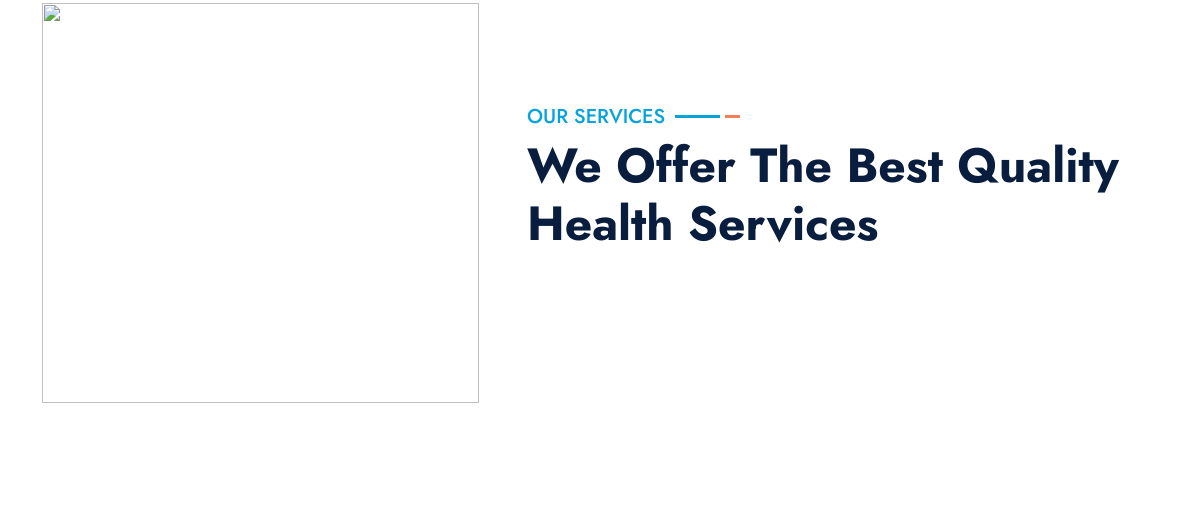
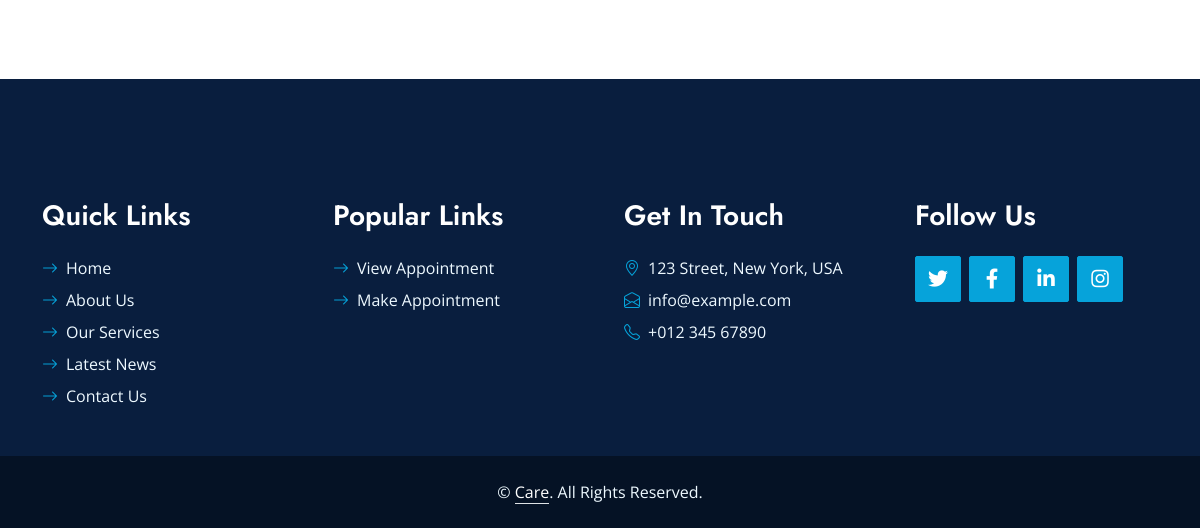
Page /userside/service.php (lower part) on the earlier database version (2 pictures, top to bottom).
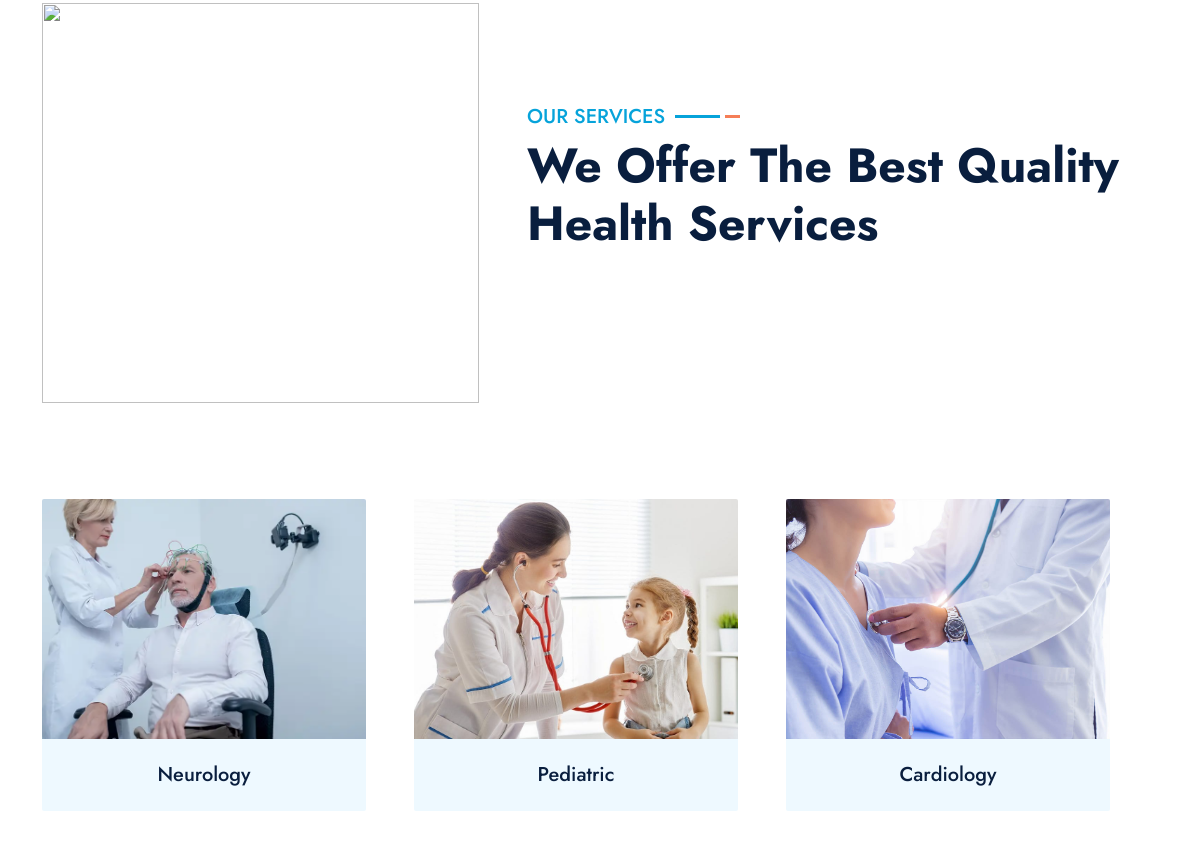
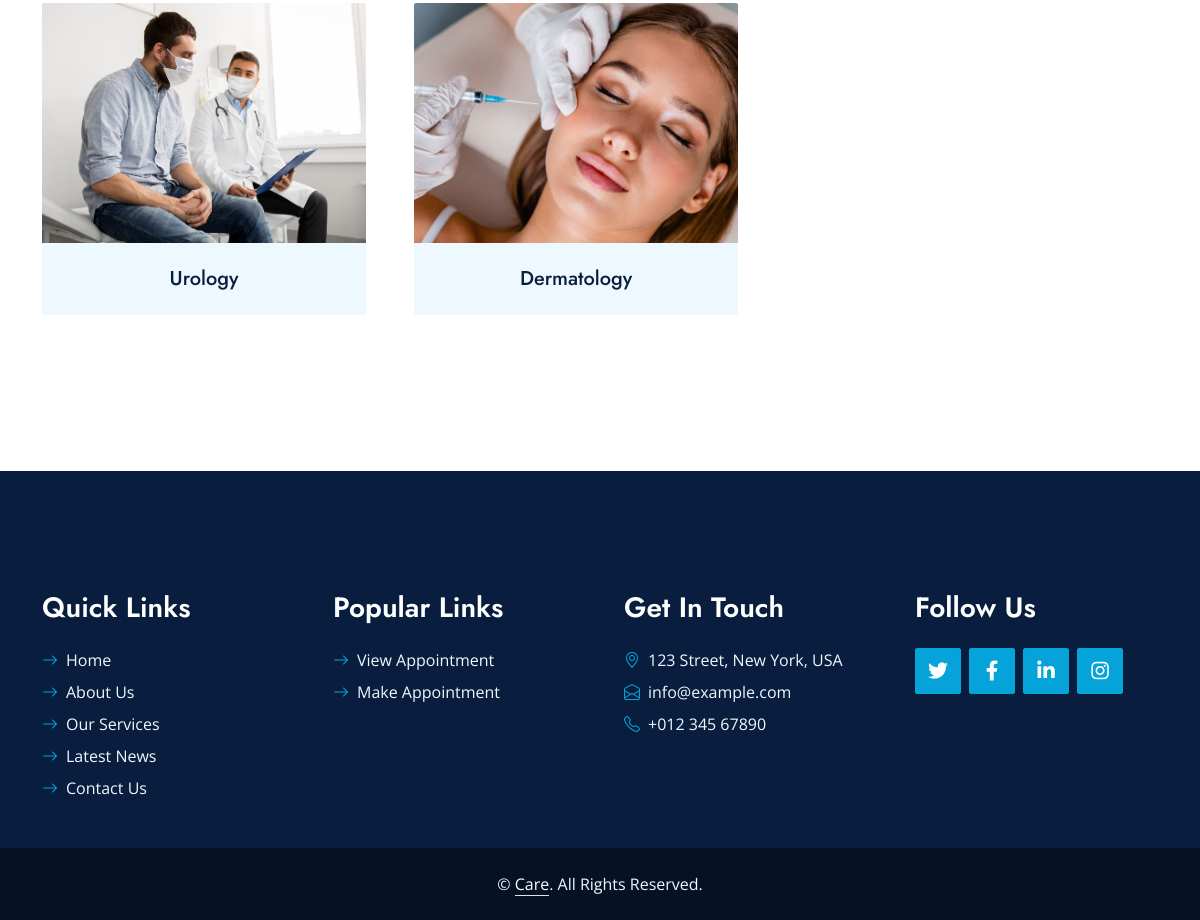
Same page on the later database version (2 pictures, top to bottom).
### tables this page shows
CREATE TABLE `services` (
  `service_id` int(11) NOT NULL,
  `service_name` varchar(200) NOT NULL,
  `status` int(11) NOT NULL,
  `image` varchar(500) NOT NULL
);

### userside/service.php (the view, shortened to what this page needs)
<?php
include("../admin/connection.php");
$select_service = "SELECT * FROM `services` where status = 0";
$run_select_service = mysqli_query($connection, $select_service);
?>
<!DOCTYPE html>
<html lang="en">
<head>
    <link href="https://cdnjs.cloudflare.com/ajax/libs/font-awesome/5.10.0/css/all.min.css" rel="stylesheet">
    <link href="https://cdn.jsdelivr.net/npm/bootstrap-icons@1.4.1/font/bootstrap-icons.css" rel="stylesheet">
    <link href="lib/owlcarousel/assets/owl.carousel.min.css" rel="stylesheet">
    <link href="lib/animate/animate.min.css" rel="stylesheet">
    <link href="lib/tempusdominus/css/tempusdominus-bootstrap-4.min.css" rel="stylesheet" />
    <link href="lib/twentytwenty/twentytwenty.css" rel="stylesheet" />
    <link href="css/bootstrap.min.css" rel="stylesheet">
    <link href="css/style.css" rel="stylesheet">
</head>
<body>
    <?php include("navbar.php"); ?>
    <div class="container-fluid py-5 wow fadeInUp" data-wow-delay="0.1s">
        <div class="container">
            <div class="row g-5 mb-5">
                <div class="col-lg-5 wow zoomIn" data-wow-delay="0.3s" style="min-height: 400px;">
                    <div class=" position-relative h-100">
                        <img class=" w-100 h-100"
                            src="https://img.freepik.com/free-photo/attractive-female-doctor-standing-with-documents-hospital_1303-20688.jpg"
                            style="object-fit: cover;">
                    </div>
                </div>
                <div class="col-lg-7 justify-content-center align-self-center">
                    <div class="section-title mb-5 ">
                        <h5 class="position-relative d-inline-block text-primary text-uppercase">Our Services</h5>
                        <h1 class="display-5 mb-0">We Offer The Best Quality Health Services</h1>
                    </div>
                </div>
                <div class="row g-5">
                    <?php while ($row_service = mysqli_fetch_array($run_select_service)) {
                        ?>
                        <div class="col-md-4 service-item wow zoomIn" data-wow-delay="0.6s">
                            <div class="rounded-top overflow-hidden">
                                <img class="img-fluid w-100" src="<?php echo $row_service['image']; ?>" alt=""
                                    style="object-fit: cover; height: 240px;">
                            </div>
                            <div class="position-relative bg-light rounded-bottom text-center p-4">
                                <h5 class="m-0">
                                    <?php echo $row_service['service_name']; ?>
                                </h5>
                            </div>
                        </div>
                    <?php }
                    ; ?>
                </div>
            </div>
        </div>
    </div>
    <?php
include('footer.php');
?>
</body>
</html>

Differences in the rows shown:
added services: image (picture), service_name "Neurology"
added services: image (picture), service_name "Pediatric"
added services: image (picture), service_name "Cardiology"
added services: image (picture), service_name "Urology"
added services: image (picture), service_name "Dermatology"
